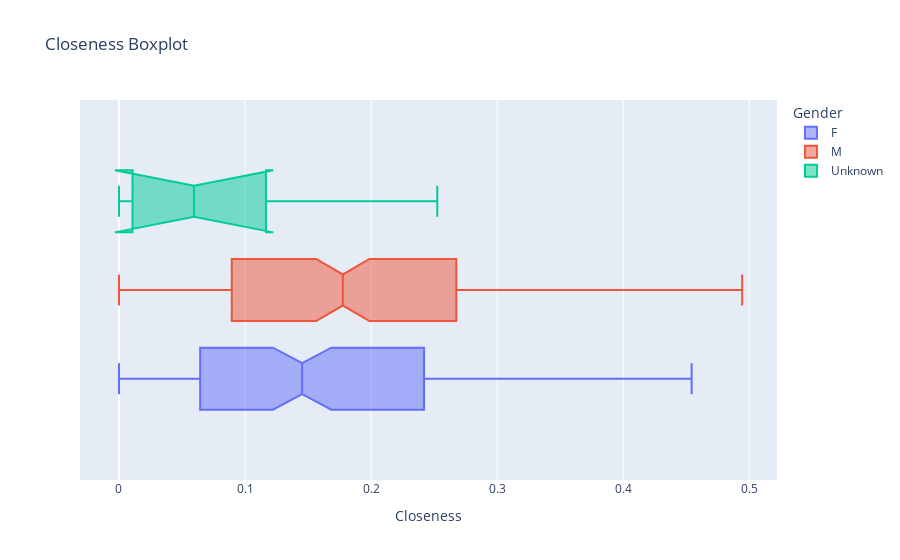

Write notebook code for a chart like this one.
### Code cell
fig = px.box(df, x="Closeness", color="Gender", notched=True, title="Closeness Boxplot")
fig.show()

### Figure 1 — Plotly figure (JSON) as saved in the notebook; plotly's stock layout.template omitted (floating-point values rounded to 4 significant figures; data arrays with more than 128 entries replaced by an {"elided": "..."} marker saying what was removed)
{"data": [{"alignmentgroup": "True", "hovertemplate": "Gender=F<br>Closeness=%{x}<extra></extra>", "legendgroup": "F", "marker": {"color": "#636efa"}, "name": "F", "notched": true, "offsetgroup": "F", "orientation": "h", "showlegend": true, "type": "box", "x": {"elided": "146 float values"}, "x0": " ", "xaxis": "x", "y0": " ", "yaxis": "y"}, {"alignmentgroup": "True", "hovertemplate": "Gender=M<br>Closeness=%{x}<extra></extra>", "legendgroup": "M", "marker": {"color": "#EF553B"}, "name": "M", "notched": true, "offsetgroup": "M", "orientation": "h", "showlegend": true, "type": "box", "x": {"elided": "176 float values"}, "x0": " ", "xaxis": "x", "y0": " ", "yaxis": "y"}, {"alignmentgroup": "True", "hovertemplate": "Gender=Unknown<br>Closeness=%{x}<extra></extra>", "legendgroup": "Unknown", "marker": {"color": "#00cc96"}, "name": "Unknown", "notched": true, "offsetgroup": "Unknown", "orientation": "h", "showlegend": true, "type": "box", "x": [0, 0.009202, 0.05954, 0.1323, 0.01534, 0.06945, 0.2525], "x0": " ", "xaxis": "x", "y0": " ", "yaxis": "y"}], "layout": {"autosize": true, "boxmode": "group", "legend": {"title": {"text": "Gender"}, "tracegroupgap": 0}, "title": {"text": "Closeness Boxplot"}, "xaxis": {"anchor": "y", "autorange": true, "domain": [0, 1], "range": [-0.03093, 0.522], "title": {"text": "Closeness"}, "type": "linear"}, "yaxis": {"anchor": "x", "autorange": true, "domain": [0, 1], "range": [-0.5, 0.5], "type": "category"}}}
